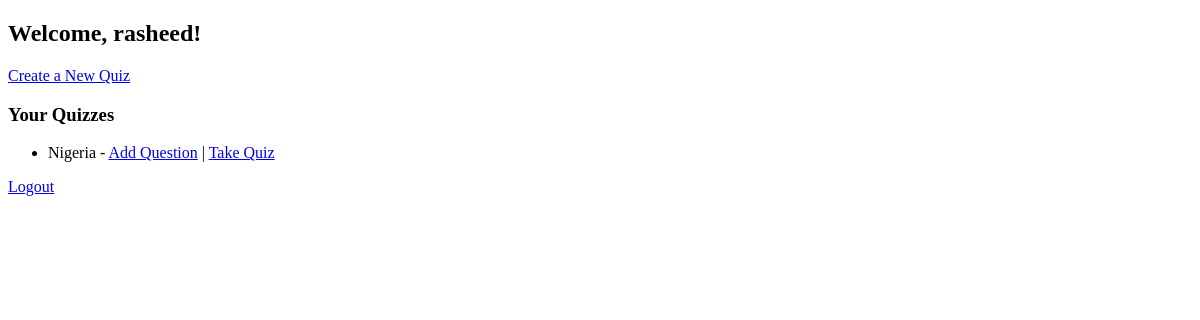
Page / (signed in) on the earlier database version.
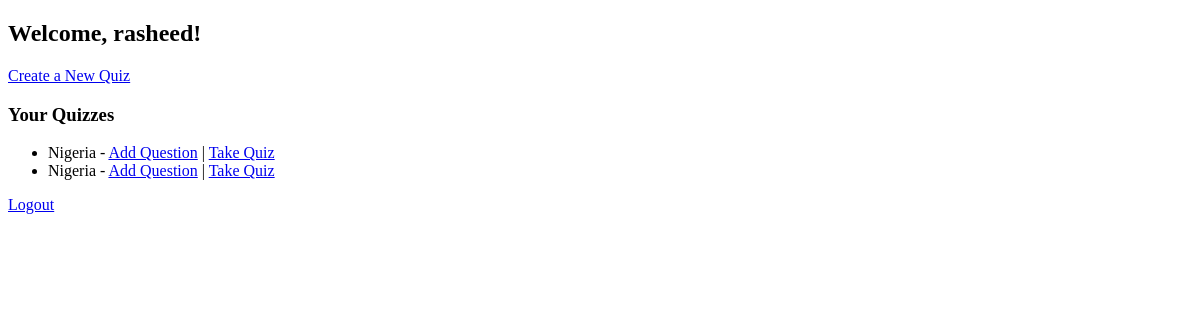
Same page on the later database version.
### app.py (models this page shows)
class User(UserMixin, db.Model):
    id = db.Column(db.Integer, primary_key=True)
    username = db.Column(db.String(150), nullable=False, unique=True)
    password = db.Column(db.String(150), nullable=False)

class Quiz(db.Model):
    id = db.Column(db.Integer, primary_key=True)
    title = db.Column(db.String(150), nullable=False)

### app.py (the view)
@app.route('/')
@login_required
def home():
    quizzes = Quiz.query.all()
    return render_template('home.html', quizzes=quizzes)

### app.py (called while the page is built)
@login_manager.user_loader
def load_user(user_id):
    return User.query.get(int(user_id))

### templates/home.html (shortened to what this page needs)
<!DOCTYPE html>
<html lang="en">
<head>
</head>
<body>
    <h2>Welcome, {{ current_user.username }}!</h2>
    <a href="{{ url_for('create_quiz') }}">Create a New Quiz</a>
    <h3>Your Quizzes</h3>
    <ul>
        {% for quiz in quizzes %}
            <li>
                {{ quiz.title }} -
                <a href="{{ url_for('add_question', quiz_id=quiz.id) }}">Add Question</a> |
                <a href="{{ url_for('take_quiz', quiz_id=quiz.id) }}">Take Quiz</a>
            </li>
        {% endfor %}
    </ul>
    <a href="{{ url_for('logout') }}">Logout</a>
</body>
</html>

Differences in the rows shown:
added Quiz: title "Nigeria"
